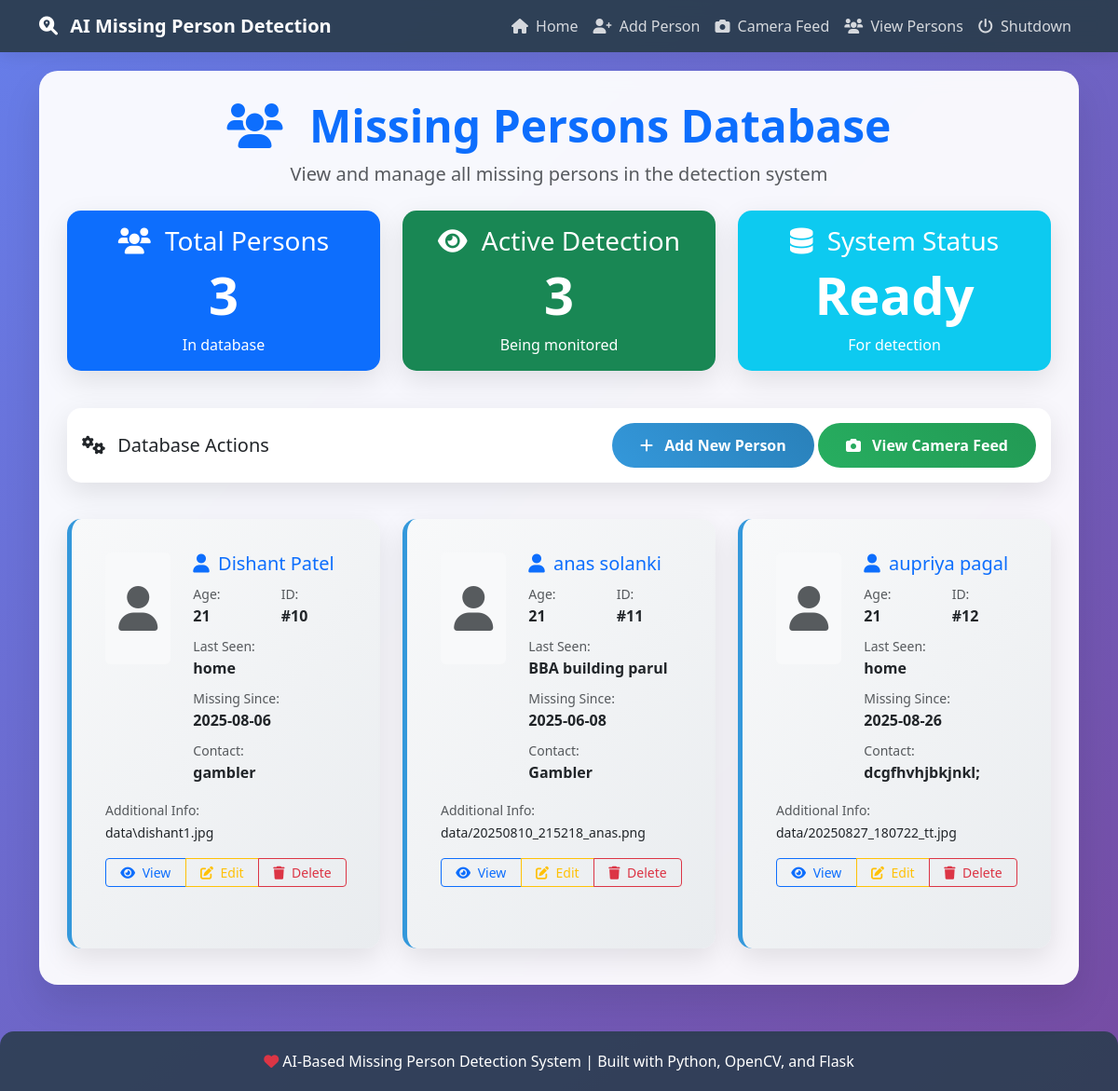
The page /view_persons on the database its author committed.
### tables this page shows
CREATE TABLE persons (
            id INTEGER PRIMARY KEY AUTOINCREMENT,
            name TEXT,
            age INTEGER,
            last_seen_location TEXT,
            date_missing TEXT,
            additional_info TEXT,
            contact_email TEXT,
            image_path TEXT
        );

### app.py (the view)
@app.route('/view_persons')
def view_persons():
    persons = get_all_persons()
    return render_template('view_persons.html', persons=persons)

### db.py (called while the page is built)
def get_all_persons():
    conn = sqlite3.connect(DB_PATH)
    c = conn.cursor()
    c.execute('SELECT * FROM persons')
    persons = c.fetchall()
    conn.close()
    return persons

### templates/view_persons.html (shortened to what this page needs)
{% extends "base.html" %}
{% block content %}
<div class="text-center mb-4">
    <h2 class="display-5 fw-bold text-primary">
        <i class="fas fa-users me-3"></i>
        Missing Persons Database
    </h2>
    <p class="lead text-muted">
        View and manage all missing persons in the detection system
    </p>
</div>
<div class="row mb-4">
    <div class="col-md-4 mb-3">
        <div class="card bg-primary text-white">
            <div class="card-body text-center">
                <h3 class="card-title">
                    <i class="fas fa-users me-2"></i>
                    Total Persons
                </h3>
                <h2 class="display-4 fw-bold">{{ persons|length }}</h2>
                <p class="card-text">In database</p>
            </div>
        </div>
    </div>
    <div class="col-md-4 mb-3">
        <div class="card bg-success text-white">
            <div class="card-body text-center">
                <h3 class="card-title">
                    <i class="fas fa-eye me-2"></i>
                    Active Detection
                </h3>
                <h2 class="display-4 fw-bold">{{ persons|length }}</h2>
                <p class="card-text">Being monitored</p>
            </div>
        </div>
    </div>
    <div class="col-md-4 mb-3">
        <div class="card bg-info text-white">
            <div class="card-body text-center">
                <h3 class="card-title">
                    <i class="fas fa-database me-2"></i>
                    System Status
                </h3>
                <h2 class="display-4 fw-bold">Ready</h2>
                <p class="card-text">For detection</p>
            </div>
        </div>
    </div>
</div>
<div class="row mb-4">
    <div class="col-12">
        <div class="card">
            <div class="card-body">
                <div class="d-flex justify-content-between align-items-center">
                    <h5 class="card-title mb-0">
                        <i class="fas fa-cogs me-2"></i>
                        Database Actions
                    </h5>
                    <div>
                        <a href="{{ url_for('add_person_page') }}" class="btn btn-primary">
                            <i class="fas fa-plus me-2"></i>
                            Add New Person
                        </a>
                        <a href="{{ url_for('camera_feed') }}" class="btn btn-success">
                            <i class="fas fa-camera me-2"></i>
                            View Camera Feed
                        </a>
                    </div>
                </div>
            </div>
        </div>
    </div>
</div>
{% if persons %}
<div class="row">
    {% for person in persons %}
    <div class="col-lg-6 col-xl-4 mb-4">
        <div class="card person-card h-100">
            <div class="card-body">
                <div class="row">
                    <div class="col-md-4 text-center">
                        {% if person[6] and person[6].endswith(('.jpg', '.jpeg', '.png', '.gif')) %}
                        <img src="{{ person[6] }}" alt="{{ person[1] }}"
                             class="img-fluid rounded mb-2" style="max-height: 120px; width: auto;">
                        {% else %}
                        <div class="bg-light rounded d-flex align-items-center justify-content-center mb-2"
                             style="height: 120px; width: 100%;">
                            <i class="fas fa-user fa-3x text-muted"></i>
                        </div>
                        {% endif %}
                    </div>
                    <div class="col-md-8">
                        <h5 class="card-title text-primary mb-2">
                            <i class="fas fa-user me-1"></i>
                            {{ person[1] }}
                        </h5>
                        <div class="row">
                            <div class="col-6">
                                <small class="text-muted">Age:</small><br>
                                <strong>{{ person[2] }}</strong>
                            </div>
                            <div class="col-6">
                                <small class="text-muted">ID:</small><br>
                                <strong>#{{ person[0] }}</strong>
                            </div>
                        </div>
                        <div class="mt-2">
                            <small class="text-muted">Last Seen:</small><br>
                            <strong>{{ person[3] }}</strong>
                        </div>
                        <div class="mt-2">
                            <small class="text-muted">Missing Since:</small><br>
                            <strong>{{ person[4] }}</strong>
                        </div>
                        {% if person[5] %}
                        <div class="mt-2">
                            <small class="text-muted">Contact:</small><br>
                            <strong>{{ person[5] }}</strong>
                        </div>
                        {% endif %}
                    </div>
                </div>
                {% if person[7] %}
                <div class="mt-3">
                    <small class="text-muted">Additional Info:</small><br>
                    <small>{{ person[7] }}</small>
                </div>
                {% endif %}
                <div class="mt-3">
                    <div class="btn-group w-100" role="group">
                        <button type="button" class="btn btn-outline-primary btn-sm"
                                onclick="viewPersonDetails({{ person[0] }})">
                            <i class="fas fa-eye me-1"></i>
                            View
                        </button>
                        <button type="button" class="btn btn-outline-warning btn-sm"
                                onclick="editPerson({{ person[0] }})">
                            <i class="fas fa-edit me-1"></i>
                            Edit
                        </button>
                        <button type="button" class="btn btn-outline-danger btn-sm"
                                onclick="deletePerson({{ person[0] }}, '{{ person[1] }}')">
                            <i class="fas fa-trash me-1"></i>
                            Delete
                        </button>
                    </div>
                </div>
            </div>
        </div>
    </div>
    {% endfor %}
</div>
{% endif %}
{% endblock %}

### templates/base.html (shortened to what this page needs)
<!DOCTYPE html>
<html lang="en">
<head>
    <link href="https://cdn.jsdelivr.net/npm/bootstrap@5.3.0/dist/css/bootstrap.min.css" rel="stylesheet">
    <link href="https://cdnjs.cloudflare.com/ajax/libs/font-awesome/6.0.0/css/all.min.css" rel="stylesheet">
</head>
<body>
    <nav class="navbar navbar-expand-lg navbar-dark">
        <div class="container">
            <a class="navbar-brand" href="{{ url_for('home') }}">
                <i class="fas fa-search-location me-2"></i>
                AI Missing Person Detection
            </a>
            <div class="collapse navbar-collapse" id="navbarNav">
                <ul class="navbar-nav ms-auto">
                    <li class="nav-item">
                        <a class="nav-link" href="{{ url_for('home') }}">
                            <i class="fas fa-home me-1"></i> Home
                        </a>
                    </li>
                    <li class="nav-item">
                        <a class="nav-link" href="{{ url_for('add_person_page') }}">
                            <i class="fas fa-user-plus me-1"></i> Add Person
                        </a>
                    </li>
                    <li class="nav-item">
                        <a class="nav-link" href="{{ url_for('camera_feed') }}">
                            <i class="fas fa-camera me-1"></i> Camera Feed
                        </a>
                    </li>
                    <li class="nav-item">
                        <a class="nav-link" href="{{ url_for('view_persons') }}">
                            <i class="fas fa-users me-1"></i> View Persons
                        </a>
                    </li>
                    <li class="nav-item">
                        <a class="nav-link" href="{{ url_for('shutdown') }}" onclick="return confirm('Are you sure you want to shutdown the system?')">
                            <i class="fas fa-power-off me-1"></i> Shutdown
                        </a>
                    </li>
                </ul>
            </div>
        </div>
    </nav>
    <div class="container">
        <div class="main-container">
            {% block content %}{% endblock %}
        </div>
    </div>
    <div class="footer">
        <div class="container">
            <p class="mb-0">
                <i class="fas fa-heart text-danger"></i>
                AI-Based Missing Person Detection System |
                Built with Python, OpenCV, and Flask
            </p>
        </div>
    </div>
</body>
</html>

### templates/base.html (style rules this page uses)
:root { --primary-color: #2c3e50; --secondary-color: #3498db; --accent-color: #e74c3c; --success-color: #27ae60; --warning-color: #f39c12; }
body { font-family: 'Segoe UI', Tahoma, Geneva, Verdana, sans-serif; background: linear-gradient(135deg, #667eea 0%, #764ba2 100%); min-height: 100vh; }
.navbar { background: rgba(44, 62, 80, 0.95) !important; backdrop-filter: blur(10px); box-shadow: 0 2px 20px rgba(0,0,0,0.1); }
.navbar-brand { font-weight: bold; color: white !important; }
.nav-link { color: rgba(255,255,255,0.8) !important; transition: all 0.3s ease; }
.main-container { background: rgba(255, 255, 255, 0.95); border-radius: 20px; box-shadow: 0 20px 40px rgba(0,0,0,0.1); backdrop-filter: blur(10px); margin: 20px auto; padding: 30px; max-width: 1200px; }
.card { border: none; border-radius: 15px; box-shadow: 0 10px 30px rgba(0,0,0,0.1); transition: transform 0.3s ease, box-shadow 0.3s ease; }
.btn-primary { background: linear-gradient(45deg, var(--secondary-color), #2980b9); border: none; border-radius: 25px; padding: 12px 30px; font-weight: 600; transition: all 0.3s ease; }
.btn-success { background: linear-gradient(45deg, var(--success-color), #229954); border: none; border-radius: 25px; padding: 12px 30px; font-weight: 600; }
.person-card { background: linear-gradient(135deg, #f8f9fa 0%, #e9ecef 100%); border-radius: 15px; padding: 20px; margin: 15px 0; border-left: 5px solid var(--secondary-color); }
.footer { background: rgba(44, 62, 80, 0.9); color: white; text-align: center; padding: 20px; margin-top: 50px; border-radius: 15px 15px 0 0; }

### rows shown on the page
persons: name "Dishant Patel", age "21", id "10", last_seen_location "home", date_missing "2025-08-06", additional_info "gambler", image_path "data\\dishant1.jpg"
persons: name "anas solanki", age "21", id "11", last_seen_location "BBA building parul", date_missing "2025-06-08", additional_info "Gambler", image_path "data/20250810_215218_anas.png"
persons: name "aupriya pagal", age "21", id "12", last_seen_location "home", date_missing "2025-08-26", additional_info "dcgfhvhjbkjnkl;", image_path "data/20250827_180722_tt.jpg"

### other values the page prints
{{ persons|length }} "3"
